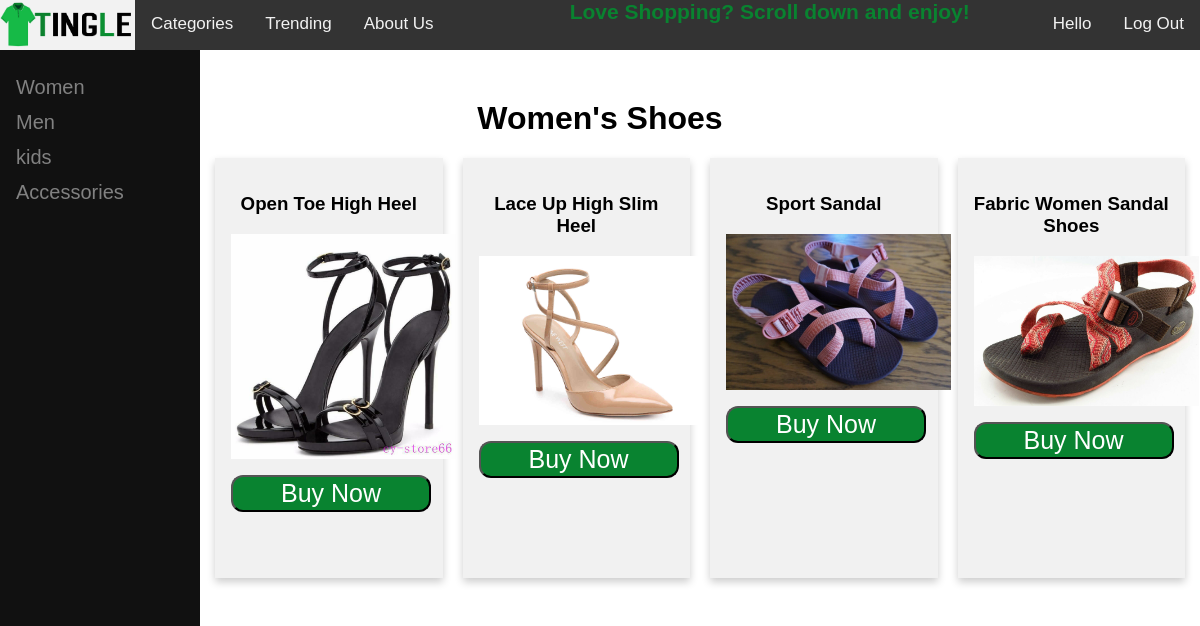
The page /php/wshoes.php on the database its author committed.
### tables this page shows
CREATE TABLE `item` (
  `itemId` int(10) NOT NULL,
  `iName` varchar(50) NOT NULL,
  `SID` varchar(10) NOT NULL,
  `iCategory` varchar(50) DEFAULT NULL,
  `iSubcategory` varchar(50) NOT NULL,
  `iPrice` decimal(6,2) NOT NULL,
  `qtyOnHand` int(5) NOT NULL,
  `description` varchar(500) NOT NULL
);

### php/wshoes.php (the view, shortened to what this page needs)
<html>
    <head>
      <link rel="stylesheet" type="text/CSS" href="../css/catstyle.css">
    </head>
  <body>
    <?php
      include('navbar.php');
      include('sidenavbar.php');
      ?>
      <center><h1>Women's Shoes</h1></center>
      <div class="content">
      <?php
      $path='../images/';
      $ex='.jpg';
      $sql="SELECT * FROM item WHERE iCategory=2 AND iSubcategory=4";
      $result=$connection->query($sql);
          $count=0;
          while($row=$result->fetch_assoc()){
              if($count%4==0){
                  echo "
                  <div class='row'>
                  ";
              }
              $id=(string)$row['itemId'];
              $name=$row['iName'];
              $count++;
              $button="<a href='item.php?id=".$id."'><button value='ddfa' class='buynowbutton'>Buy Now</button></a>";
              echo "<div class='column'><div class='item'><h3>".$name."</h3>
              <p><img class='itemimg' src='".$path.$id.$ex."'></p><p>".$button."</p></div></div>";
              if($count%4==0){
                  echo "</div>";
              }
          }
?>
  </div>
  </body>
</html>

### css/catstyle.css (style rules this page uses)
.content { margin-left:200px; border-left:none; padding:none; }
* { box-sizing: border-box; }

### css/style.css (style rules this page uses)
body { margin: 0; font-family: Arial, Helvetica, sans-serif; }
a { text-decoration:none; }
* { box-sizing: border-box; }
.column { float: left; width: 25%; padding: 0 10px; }
.row { padding-left: 10px; padding-bottom: 20px; width: 100%; margin: 0 -5px; }
.row:after { content: ""; display: table; clear: both; }
.item { height: 420px; box-shadow: 0 4px 8px 0 rgba(0, 0, 0, 0.2); padding: 16px; text-align: center; background-color: #f1f1f1; }
.itemimg { max-width: 225px; max-height: 225px; width: auto; height: auto; }
.buynowbutton { text-decoration: none; width: 200px; padding: 1%; font-size: 25px; background-color: #098330; color: white; margin: 4px 2px; margin-left: auto; margin-right: auto; display: block; border-radius: 12px; }

### rows shown on the page
item: iName "Open Toe High Heel", shows a picture
item: iName "Lace Up High Slim Heel", shows a picture
item: iName "Sport Sandal", shows a picture
item: iName "Fabric Women Sandal Shoes", shows a picture
